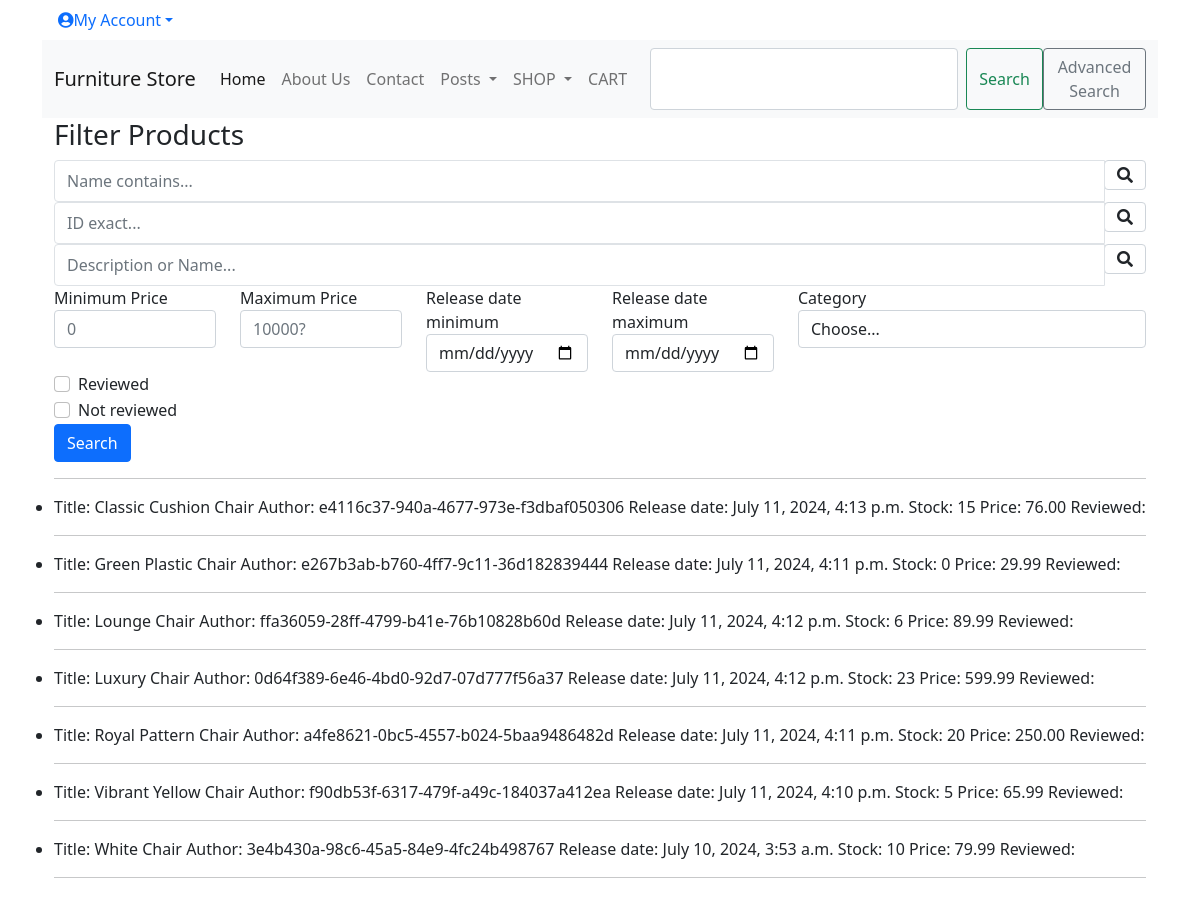
The app's page /adv_search/, older data.
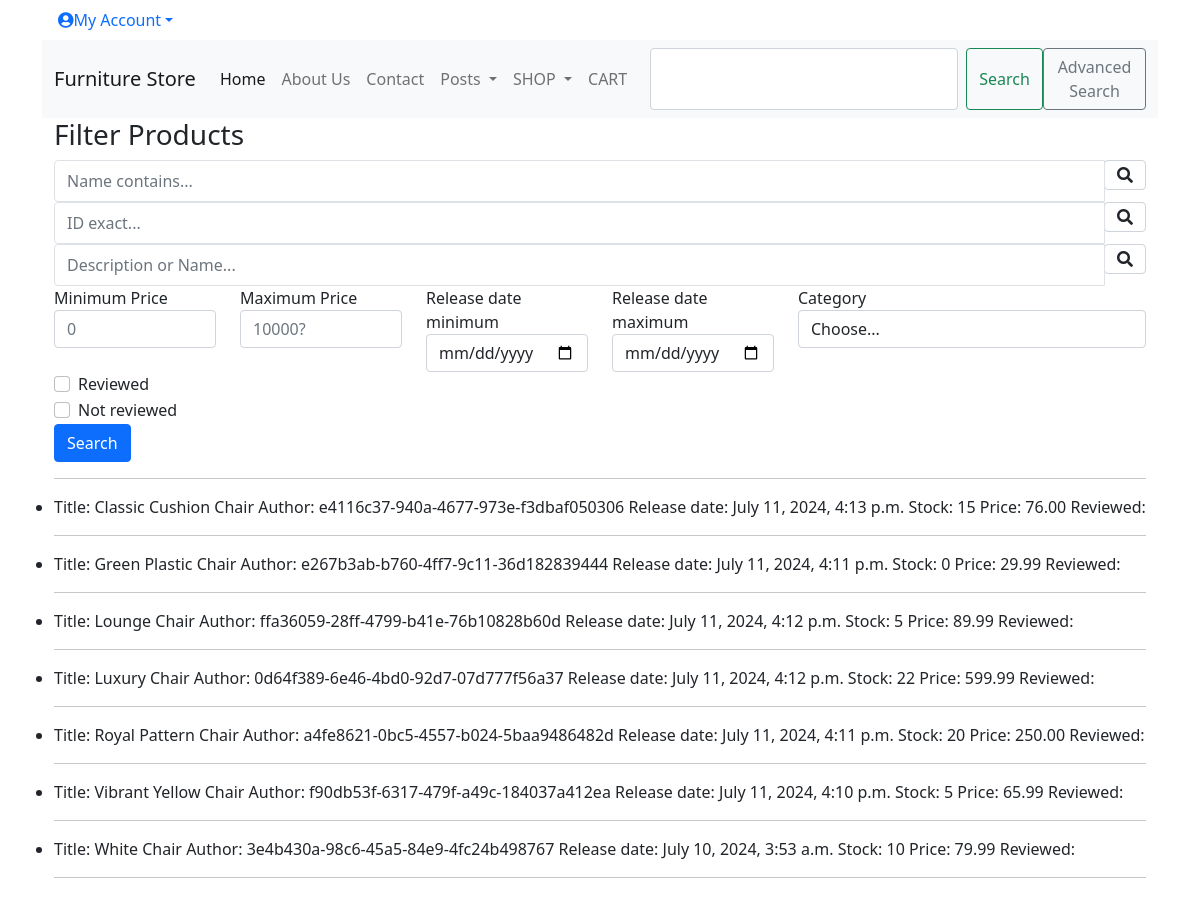
The same page, newer data.
### shop/models.py (models this page shows, shortened)
class Product(models.Model):
    id = models.UUIDField(
        primary_key=True,
        default=uuid.uuid4,
        editable=False)
    name = models.CharField(max_length=250, unique=True)
    description = models.TextField(blank = True)
    category = models.ForeignKey(Category, on_delete=models.CASCADE)
    price = models.DecimalField(max_digits=10, decimal_places=2)
    image = models.ImageField(upload_to = 'product', blank=True)
    image_thumbnail = ImageSpecField(source='image',
                                     processors=[ResizeToFill(250,250)],
                                     format='JPEG',
                                     options={'quality':100})
    stock = models.IntegerField()
    available = models.BooleanField(default=True)
    created = models.DateTimeField(auto_now_add=True, blank = True, null= True)
    updated = models.DateTimeField(auto_now=True, blank = True, null= True)
    class Meta:
        ordering = ('name',)
        verbose_name = 'product'
        verbose_name_plural = 'products'

### shop/views.py (the view)
# urls.py: path('adv_search/', views.filterview, name='filter_search'),
def filterview(request):
    categories = Category.objects.all()
    qs = Product.objects.all()
    title_contains_query = request.GET.get('title_contains')
    id_exact_query = request.GET.get('id_exact')
    name_or_description_query = request.GET.get('name_or_description')
    min_price = request.GET.get('min_price')
    max_price = request.GET.get('max_price')
    date_min = request.GET.get('date_min')
    date_max = request.GET.get('date_max')
    category = request.GET.get('category')
    reviewed = request.GET.get('reviewed')
    notReviewed = request.GET.get('notReviewed')
    if title_contains_query != '' and title_contains_query is not None:
        qs = qs.filter(name__icontains=title_contains_query)
    elif id_exact_query != '' and id_exact_query is not None:
        qs = qs.filter(id=id_exact_query)
    elif name_or_description_query != '' and name_or_description_query is not None:
        qs = qs.filter(Q(name__icontains=name_or_description_query)
                       | Q(description__icontains=name_or_description_query)
                       ).distinct()
    if min_price != '' and min_price is not None:
        qs = qs.filter(price__gte=min_price)
    if max_price != '' and max_price is not None:
        qs = qs.filter(price__lt=max_price)
    if date_min != '' and date_min is not None:
        qs = qs.filter(created__gte=date_min)
    if date_max != '' and date_max is not None:
        qs = qs.filter(created__lt=date_max)
    if category != '' and category is not None and category != 'Choose...':
        qs = qs.filter(category__name=category)
    if reviewed == 'on':
        qs = qs.filter(reviewed=True)
    elif notReviewed == 'on':
        qs = qs.filter(reviewed=False)
    context = {
        'queryset':qs,
        'categories': categories
        }
    return render(request, 'adv_search.html', context)

### cart/context_processors.py (called while the page is built)
def counter(request):
    item_count = 0
    if 'admin' in request.path:
        return {}
    else:
        try:
            cart = Cart.objects.filter(cart_id=_cart_id(request))
            cart_items = CartItem.objects.all().filter(cart=cart[:1])
            for cart_item in cart_items:
                item_count += cart_item.quantity
        except Cart.DoesNotExist:
            item_count = 0
    return {'item_count':item_count}

### cart/views.py (called while the page is built)
def _cart_id(request):
    cart = request.session.session_key
    if not cart:
        cart = request.session.create()
    return cart

### shop/context_processors.py (called while the page is built)
def menu_links(request):
    links = Category.objects.all()
    return {'links':links}

### shop/models.py (called while the page is built)
    def get_absolute_url(self):
        return reverse('products_by_category', args=[self.id])

    def __str__(self):
        return self.name

### templates/adv_search.html (shortened to what this page needs)
{% extends "base.html" %}
{% load static %}
{% block content %}
      <h3>Filter Products</h3>
      <form method="GET" action=".">
        <div class="form-row">
            <div class="form-group col-12">
                <div class="input-group">
                    <input class="form-control py-2 border-right-0 border" type="search" name="title_contains" placeholder="Name contains..." />
                    <span class="input-group-append">
                        <div class="input-group-text bg-transparent">
                            <i class="fa fa-search"></i>
                        </div>
                    </span>
                </div>
            </div>
        </div>
        <div class="form-row">
            <div class="form-group col-12">
                <div class="input-group">
                    <input class="form-control py-2 border-right-0 border" type="search" name="id_exact" placeholder="ID exact..." />
                    <span class="input-group-append">
                        <div class="input-group-text bg-transparent">
                            <i class="fa fa-search"></i>
                        </div>
                    </span>
                </div>
            </div>
        </div>
        <div class="form-row">
            <div class="form-group col-12">
                <div class="input-group">
                    <input class="form-control py-2 border-right-0 border" type="search" name="name_or_description" placeholder="Description or Name..." />
                    <span class="input-group-append">
                        <div class="input-group-text bg-transparent">
                            <i class="fa fa-search"></i>
                        </div>
                    </span>
                </div>
            </div>
        </div>
        <div class="form-row row">
          <div class="form-group col-md-2 col-lg-2">
            <label for="viewCountMin">Minimum Price</label>
            <input type="number" min=0 class="form-control" id="viewCountMin" placeholder="0" name="min_price">
          </div>
          <div class="form-group col-md-2 col-lg-2">
            <label for="viewCountMax">Maximum Price</label>
            <input type="number" min=0 class="form-control" id="viewCountMax" placeholder="10000?" name="max_price">
          </div>
          <div class="form-group col-md-2 col-lg-2">
            <label for="publishDateMin">Release date minimum</label>
            <input type="date" class="form-control" id="publishDateMin" name="date_min">
          </div>
          <div class="form-group col-md-2 col-lg-2">
            <label for="publishDateMax">Release date maximum</label>
            <input type="date" class="form-control" id="publishDateMax" name="date_max">
          </div>
          <div class="form-group col-md-4">
            <label for="category">Category</label>
            <select id="category" class="form-control" name="category">
              <option selected>Choose...</option>
            </select>
          </div>
        </div>
        <div class="form-group">
          <div class="form-check">
            <input class="form-check-input" type="checkbox" id="reviewed" name="reviewed">
            <label class="form-check-label" for="reviewed">
              Reviewed
            </label>
          </div>
        </div>
        <div class="form-group">
          <div class="form-check">
            <input class="form-check-input" type="checkbox" id="notReviewed" name="notReviewed">
            <label class="form-check-label" for="notReviewed">
              Not reviewed
            </label>
          </div>
        </div>
        <button type="submit" class="btn btn-primary">Search</button>
      </form>
      <hr />
      <div class="row">
        <ul>
        {% for product in queryset %}
        <li>
        Title: {{ product.name }}
        <span>Author: {{ product.id }}</span>
        <span>Release date: {{ product.created }}</span>
        <span>Stock: {{ product.stock }}</span>
        <span>Price: {{ product.price }}</span>
        <span>Reviewed: {{ product.reviewed }}</span>
        </li>
        <hr />
        {% endfor %}
        </ul>
        </div>
      {% endblock content %}

### templates/base.html (shortened to what this page needs)
{% load static %}
<!DOCTYPE html>
<html lang="en">
<head>
    <link rel = "stylesheet" type="text/css" href="{% static 'css/base.css' %}">
    <link href="https://cdn.jsdelivr.net/npm/bootstrap@5.0.2/dist/css/bootstrap.min.css" rel="stylesheet">
    <link rel="stylesheet" href="https://use.fontawesome.com/releases/v5.15.1/css/all.css"
crossorigin="anonymous">
  </head>
<body>
    <div class="container">
    <a class="nav-link dropdown-toggle" href="#" id="navbarDropdown" role="button" data-bs-toggle="dropdown" aria-expanded="false"><i class="fas fa-user-circle"></i>My Account</a>
    <nav class="navbar navbar-expand-lg navbar-light bg-light">
        <div class="container-fluid">
          <a class="navbar-brand" href="{% url 'all_products' %}">Furniture Store</a>
          <div class="collapse navbar-collapse" id="navbarSupportedContent">
            <ul class="navbar-nav me-auto mb-2 mb-lg-0">
              <li class="nav-item">
                <a class="nav-link active" aria-current="page" href="{% url 'all_products' %}">Home</a>
              </li>
                <li class="nav-item">
                <a class="nav-link" href="{% url 'about' %}">About Us</a>
              </li>
              <li class="nav-item">
                <a class="nav-link" href="{% url 'contact' %}">Contact</a>
              </li>
              <li class="nav-item dropdown">
                <a class="nav-link dropdown-toggle" href="#" id="navbarDropdown" role="button" data-bs-toggle="dropdown" aria-expanded="false">
                  Posts
                </a>
              </li>
              <li class="nav-item dropdown">
                <a class="nav-link dropdown-toggle" href="#" id="navbarDropdown" role="button" data-bs-toggle="dropdown" aria-expanded="false">
                  SHOP
                </a>
              </li>
              <li class="nav-item">
                <a class="nav-link" href="{% url 'cart:cart_detail' %}">CART</a>
              </li>
            </ul>
            <form class="d-flex" action="{% url 'searchResult' %}" method = "get">
              <input name= "q" class="form-control me-2" type="search" aria-label="Search">
              <button class="btn btn-outline-success" type="submit">Search</button>
              <a class="btn btn-outline-secondary" href="{% url 'filter_search' %}">Advanced Search</a>
            </form>
          </div>
        </div>
      </nav>
      <div class="container">
    {% block content %}
    {% endblock content %}
      </div>
</body>
</html>

### static/css/base.css (style rules this page uses)
h1, a, header { color: violet; }
body { font-family: 'Source Sans Pro', sans-serif; font-size: 18px; }

Row changes from the older to the newer data that the page shows:
changed Product "Lounge Chair": stock "6" → "5"
changed Product "Luxury Chair": stock "23" → "22"
